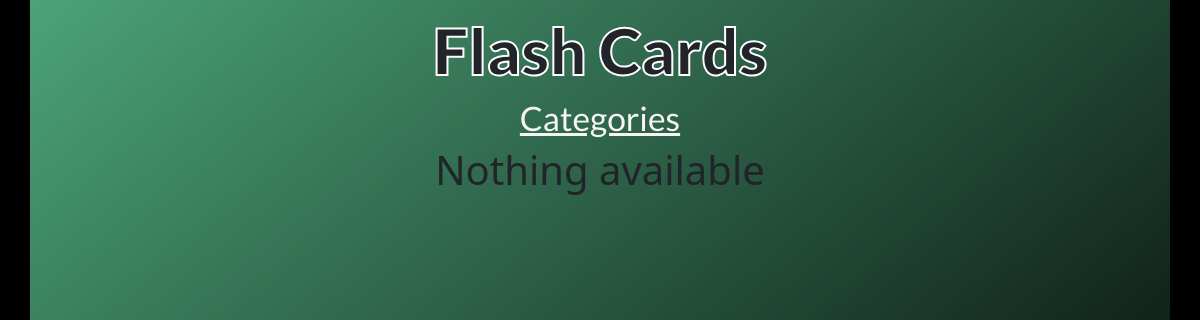
The page /categories on the database as committed earlier.
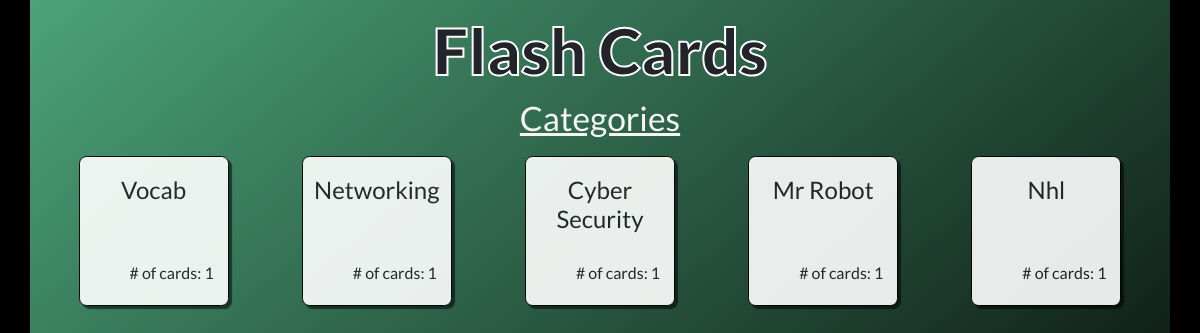
The same page on the database as committed later.
### flashcard_app/models.py (models this page shows)
class Card(models.Model):
    category= models.CharField(max_length= 32)
    question= models.CharField(max_length= 128)
    answer= models.CharField(max_length= 64)
    created_at= models.DateTimeField(auto_now_add= True)
    updated_at= models.DateTimeField(auto_now= True)
    objects= CardManager()

### flashcard_app/views/views.py (the view)
# urls.py: path('categories', views.categories, name= 'categories'),
def categories(request):
    cards= Card.objects.all()
    if len(cards) > 0:
        cardSet= set()
        for card in cards:
            cardSet.add(card.category)
        card_dict= {}
        for cat in cardSet:
            card_update= {cat : Card.objects.filter(category=cat).count()}
            card_dict.update(card_update)
            print(cat)
        context= {
            'cards': cards,
            'categories': cardSet,
            'card_dict': card_dict
        }
        return render(request, 'categories.html', context)
    return render(request, 'categories.html')

### flashcard_app/templates/categories.html (shortened to what this page needs)
<!DOCTYPE html>
<html lang="en">
<head>
    <link href="https://cdn.jsdelivr.net/npm/bootstrap@5.0.0-beta1/dist/css/bootstrap.min.css" rel="stylesheet">
    {% load static %}
    <link rel="stylesheet" href="{% static 'css/categories.css' %}">
</head>
<body>
    <div class="container">
        <div class="header">
            <h1 id="title">Flash Cards</h1>
            <h1>Categories</h1>
        </div>
        <div class="cat-container">
            {% if cards == null %}
            <h1 class="m-4">Nothing available</h1>
            {% else %}
            {% for cat, v in card_dict.items %}
            <div class="cat-card" id="{{cat}}">
                <h4>{{cat|title}}</h4>
                <p style="margin-left:50px;"># of cards: {{v}}</p>
            </div>
            {% endfor %}
            {% endif %}
        </div>
    </div>
</body>
</html>

### flashcard_app/static/css/categories.css (style rules this page uses)
html body { margin: 0 auto; padding: 0; background: black; }
.container { padding-top: 0.8em; width: 100vw; height: 100vh; background: smokewhite; background: linear-gradient(320deg, #030403 10%, #4ba379 100%); }
.header { margin: 0 auto; text-align: center; height: fit-content; }
.header > h1:not(#title) { font-family: "Lato", "sans-serif"; color: whitesmoke; text-decoration: underline; font-size: 2.1em; }
.cat-container { text-align: center; display: flex; flex-wrap: wrap; justify-content: center; height: fit-content; }
.cat-card { display: grid; grid-auto-rows: 70% 30%; margin: 10px auto; background: white; opacity: 0.9; text-align: center; border-radius: 5%; border: solid black 1px; box-shadow: 3px 3px 1px rgba(0, 0, 0, 0.6); height: 150px; flex: 1 1 150px; flex: 0 1 150px; }
.cat-card > h4 { margin: 0.8em auto; font-family: "Lato", "sans-serif"; }
.cat-card > p { margin: 0 auto; font-family: "Lato", "sans-serif"; text-align: start; }
#title { font-family: "Lato", "sans-serif"; font-weight: 900; -webkit-text-stroke: white 2px; font-size: 4em; }

Rows that differ between the two databases and show on the page:
added Card: card_dict "Vocab"
added Card: card_dict "Networking"
added Card: card_dict "Cyber Security"
added Card: card_dict "Mr Robot"
added Card: card_dict "Nhl"
Other text that changed with them:
new list line: "# of cards: 1"
text no longer shown: "Nothing available"
